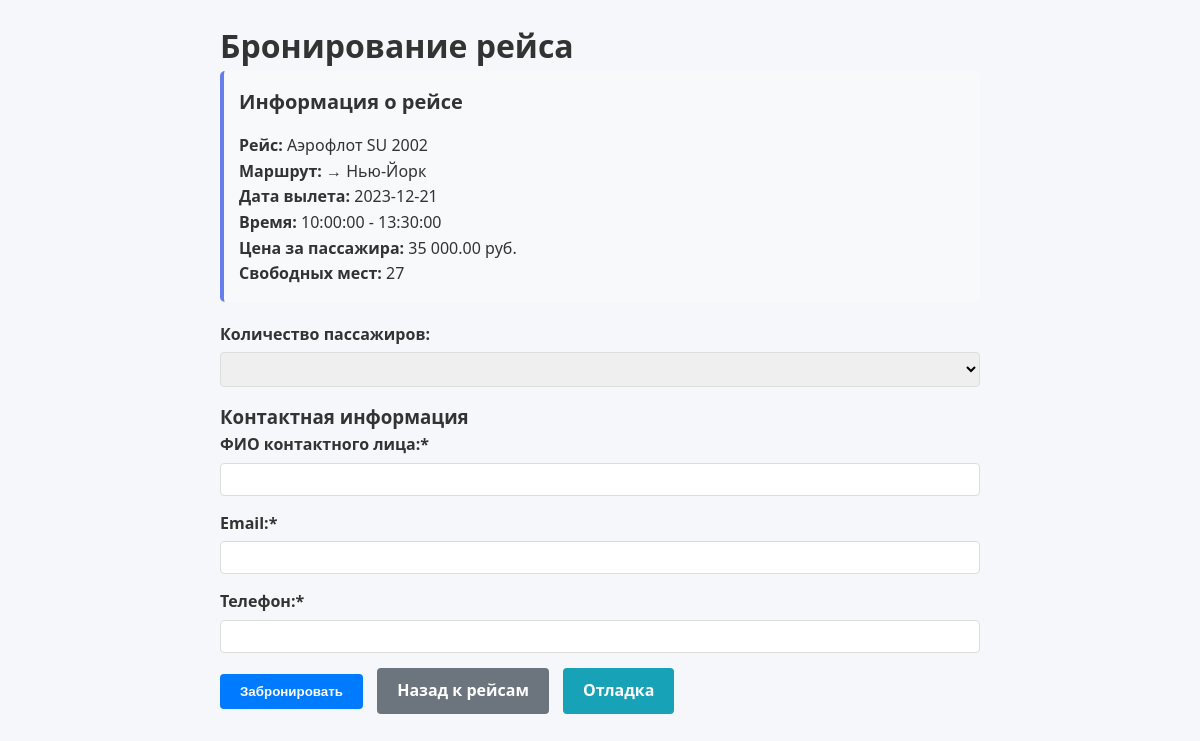
The app's page /booking.php?flight_id=3 (signed in) with its own data.
### tables this page shows
CREATE TABLE `flights` (
  `id` int(11) NOT NULL AUTO_INCREMENT,
  `airline` varchar(100) NOT NULL,
  `flight_number` varchar(20) NOT NULL,
  `departure_city` varchar(100) NOT NULL,
  `departure_airport` varchar(100) NOT NULL,
  `arrival_city` varchar(100) NOT NULL,
  `arrival_airport` varchar(100) NOT NULL,
  `departure_time` time NOT NULL,
  `arrival_time` time NOT NULL,
  `duration` varchar(20) NOT NULL,
  `price` decimal(10,2) NOT NULL,
  `class` enum('economy','business','first') DEFAULT 'economy',
  `available_seats` int(11) NOT NULL,
  `departure_date` date NOT NULL,
  `created_at` timestamp NULL DEFAULT CURRENT_TIMESTAMP,
  PRIMARY KEY (`id`)
);

### booking.php (the view, shortened to what this page needs)
<?php
require_once 'connect.php';
$flight_info = [];
if (isset($_GET['flight_id'])) {
    $flight_id = intval($_GET['flight_id']);
    $query = "
        SELECT f.*,
               a1.city as dep_city, a1.name as dep_airport_name,
               a2.city as arr_city, a2.name as arr_airport_name
        FROM flights f
        LEFT JOIN airports a1 ON f.departure_airport = a1.code
        LEFT JOIN airports a2 ON f.arrival_airport = a2.code
        WHERE f.id = ?
    ";
    $stmt = $conn->prepare($query);
    $stmt->bind_param("i", $flight_id);
    $stmt->execute();
    $result = $stmt->get_result();
    $flight_info = $result->fetch_assoc();
}
?>
<!DOCTYPE html>
<html lang="ru">
<head>
    <link rel="stylesheet" href="assets/css/style.css">
</head>
<body>
    <div class="container">
        <h1>Бронирование рейса</h1>
        <?php if ($flight_info): ?>
            <div class="flight-info">
                <h3>Информация о рейсе</h3>
                <p><strong>Рейс:</strong> <?php echo htmlspecialchars($flight_info['airline'] . ' ' . $flight_info['flight_number']); ?></p>
                <p><strong>Маршрут:</strong> <?php echo htmlspecialchars($flight_info['dep_city'] . ' → ' . $flight_info['arr_city']); ?></p>
                <p><strong>Дата вылета:</strong> <?php echo htmlspecialchars($flight_info['departure_date']); ?></p>
                <p><strong>Время:</strong> <?php echo htmlspecialchars($flight_info['departure_time'] . ' - ' . $flight_info['arrival_time']); ?></p>
                <p><strong>Цена за пассажира:</strong> <?php echo number_format($flight_info['price'], 2, '.', ' '); ?> руб.</p>
                <p><strong>Свободных мест:</strong> <?php echo htmlspecialchars($flight_info['available_seats']); ?></p>
            </div>
        <?php endif; ?>
        <form method="POST" action="">
            <div class="form-group">
                <label for="passengers">Количество пассажиров:</label>
                <select name="passengers" id="passengers" required>
                    <?php for ($i = 1; $i <= 10; $i++): ?>
                        <option value="<?php echo $i; ?>" <?php echo (isset($_POST['passengers']) && $_POST['passengers'] == $i) ? 'selected' : ''; ?>></option>
                    <?php endfor; ?>
                </select>
            </div>
            <h3>Контактная информация</h3>
            <div class="form-group">
                <label for="passenger_name">ФИО контактного лица:*</label>
                <input type="text" id="passenger_name" name="passenger_name"
                       value="<?php echo isset($_POST['passenger_name']) ? htmlspecialchars($_POST['passenger_name']) : ''; ?>"
                       required>
            </div>
            <div class="form-group">
                <label for="passenger_email">Email:*</label>
                <input type="email" id="passenger_email" name="passenger_email"
                       value="<?php echo isset($_POST['passenger_email']) ? htmlspecialchars($_POST['passenger_email']) : ''; ?>"
                       required>
            </div>
            <div class="form-group">
                <label for="passenger_phone">Телефон:*</label>
                <input type="tel" id="passenger_phone" name="passenger_phone"
                       value="<?php echo isset($_POST['passenger_phone']) ? htmlspecialchars($_POST['passenger_phone']) : ''; ?>"
                       required>
            </div>
            <button type="submit" class="btn">Забронировать</button>
            <a href="search.php" class="btn" style="background: #6c757d; margin-left: 10px;">Назад к рейсам</a>
            <a href="?flight_id=<?php echo isset($_GET['flight_id']) ? $_GET['flight_id'] : '' ?>&debug=1" class="btn" style="background: #17a2b8; margin-left: 10px;">Отладка</a>
        </form>
    </div>
</body>
</html>

### assets/css/style.css (style rules this page uses)
* { margin: 0; padding: 0; box-sizing: border-box; }
.form-group { margin-bottom: 20px; }
body { font-family: 'Segoe UI', Tahoma, Geneva, Verdana, sans-serif; background-color: #f5f7fa; color: #333; line-height: 1.6; }
.container { max-width: 1200px; margin: 0 auto; padding: 0 20px; }
.btn { padding: 10px 20px; border: none; border-radius: 5px; font-weight: 600; cursor: pointer; transition: all 0.3s; text-decoration: none; display: inline-block; }
.flight-info { margin-bottom: 30px; padding: 20px; background: #f8f9fa; border-radius: 8px; border-left: 4px solid #667eea; }
.flight-info h3 { color: #333; margin-bottom: 15px; font-size: 20px; }

### booking.php (style rules this page uses)
.container { max-width: 800px; margin: 0 auto; padding: 20px; }
.flight-info { background: #f8f9fa; padding: 15px; border-radius: 5px; margin-bottom: 20px; }
.form-group { margin-bottom: 15px; }
label { display: block; margin-bottom: 5px; font-weight: bold; }
input, select { width: 100%; padding: 8px; border: 1px solid #ddd; border-radius: 4px; }
.btn { background: #007bff; color: white; padding: 10px 20px; border: none; border-radius: 4px; cursor: pointer; }

### records on screen
flights: airline+flight_number "Аэрофлот SU 2002", departure_date "2023-12-21", departure_time+arrival_time "10:00:00 - 13:30:00", price "35 000.00", available_seats "27"

### other values on screen
$flight_info['dep_city'] . ' → ' . $flight_info['arr_city'] "→ Нью-Йорк"
